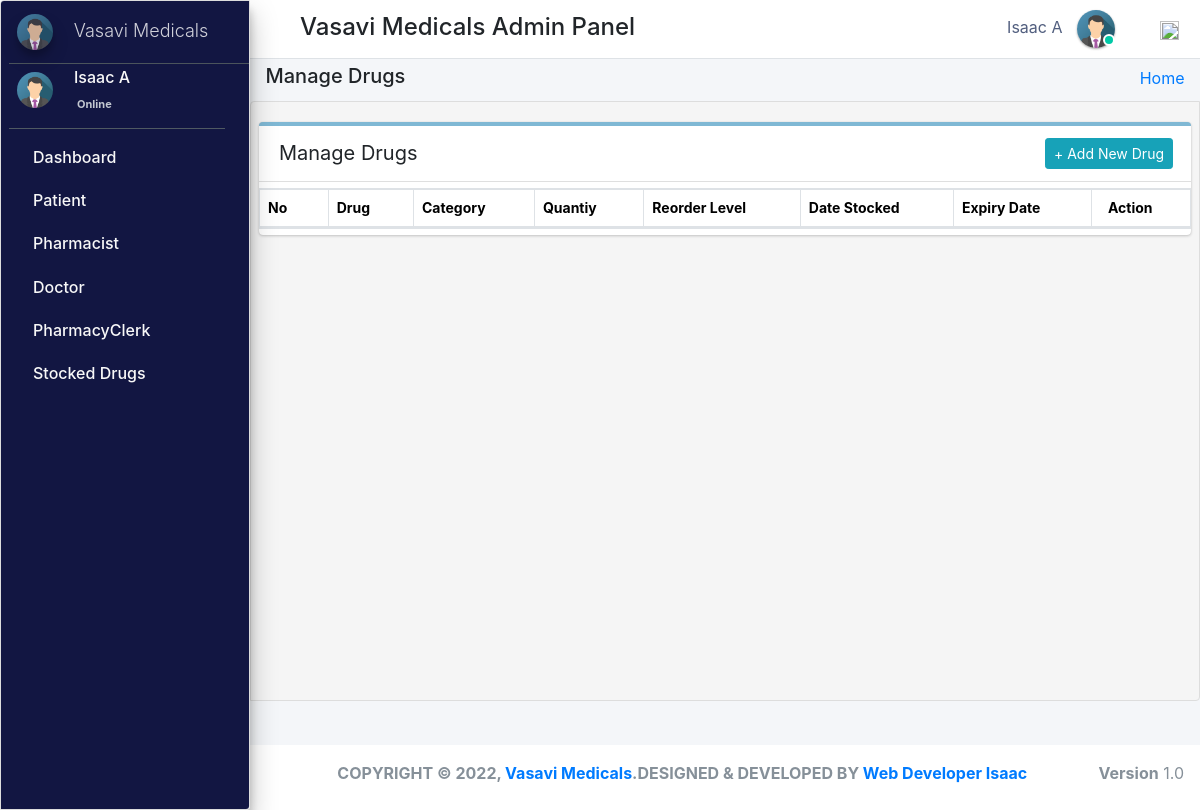
The page /admin_user/manage_stock/ (signed in) on the database as committed earlier.
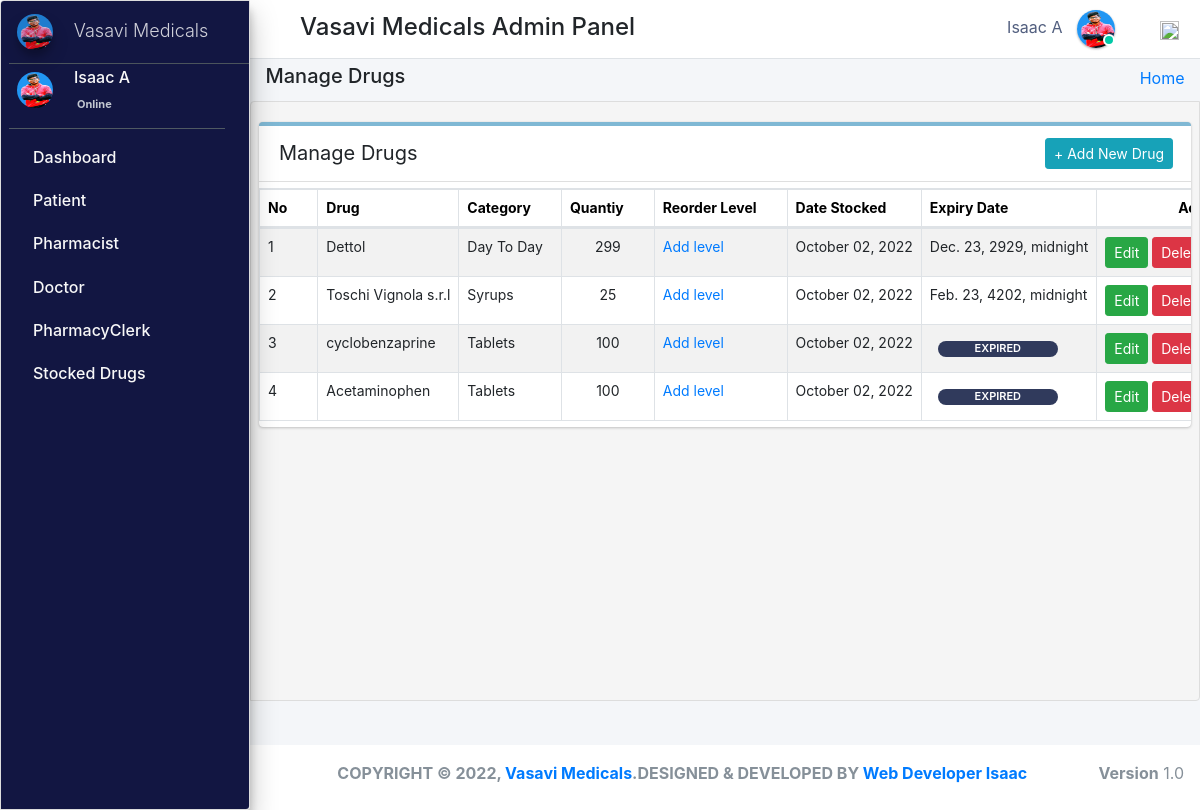
The same page on the database as committed later.
### pharmacy/models.py (models this page shows, shortened)
class CustomUser(AbstractUser):
    user_type_data = ((1, "AdminHOD"), (2, "Pharmacist"), (3, "Doctor"), (4, "PharmacyClerk"),(5, "Patients"))
    user_type = models.CharField(default=1, choices=user_type_data, max_length=10)

class AdminHOD(models.Model):
    gender_category=(
        ('Male','Male'),
        ('Female','Female'),
    )
    admin = models.OneToOneField(CustomUser,null=True, on_delete = models.CASCADE)
    emp_no= models.CharField(max_length=100,null=True,blank=True)
    gender=models.CharField(max_length=100,null=True,choices=gender_category)
    mobile=models.CharField(max_length=10,null=True,blank=True)
    address=models.CharField(max_length=300,null=True,blank=True)
    profile_pic=models.ImageField(default="admin.png",null=True,blank=True)
    created_at = models.DateTimeField(auto_now_add=True)
    updated_at = models.DateTimeField(auto_now=True)
    date_employed=models.DateTimeField(auto_now_add=True, auto_now=False)
    objects = models.Manager()

class Stock(models.Model):
    category = models.ForeignKey(Category,null=True,on_delete=models.CASCADE,blank=True)
    drug_imprint=models.CharField(max_length=6 ,blank=True, null=True)
    drug_name = models.CharField(max_length=50, blank=True, null=True)
    drug_color = models.CharField(max_length=50, blank=True, null=True)
    drug_shape = models.CharField(max_length=50, blank=True, null=True)
    quantity = models.IntegerField(default='0', blank=True, null=True)
    receive_quantity = models.IntegerField(default='0', blank=True, null=True)
    reorder_level = models.IntegerField(default='0', blank=True, null=True)
    manufacture= models.CharField(max_length=50, blank=True, null=True)
    last_updated = models.DateTimeField(auto_now_add=False, auto_now=True)
    timestamp = models.DateTimeField(auto_now_add=True, auto_now=False)
    drug_strength= models.CharField(max_length=10, blank=True, null=True)
    valid_from = models.DateTimeField(blank=True, null=True,default=timezone.now)
    valid_to = models.DateTimeField(blank=False, null=True)
    drug_description=models.TextField(blank=True,max_length=1000,null=True)
    drug_pic=models.ImageField(default="images2.png",null=True,blank=True)
    objects = ExpiredManager()

class Category(models.Model):
    name = models.CharField(max_length=50, blank=False, null=True)
    def __str__(self):
        return str(self.name)

### pharmacy/HODViews.py (the view)
# urls.py: path('admin_user/manage_stock/',HODViews.manageStock,name='manage_stock'),
def manageStock(request):
    stocks = Stock.objects.all().order_by("-id")
    ex=Stock.objects.annotate(
    expired=ExpressionWrapper(Q(valid_to__lt=Now()), output_field=BooleanField())
    ).filter(expired=True)
    eo=Stock.objects.annotate(
    expired=ExpressionWrapper(Q(valid_to__lt=Now()), output_field=BooleanField())
    ).filter(expired=False)
    context = {
        "stocks": stocks,
        "expired":ex,
        "expa":eo,
        "title":"Manage Stocked Drugs"
    }
    return render(request,'hod_templates/manage_stock.html',context)

### pharmacy/templates/hod_templates/manage_stock.html (shortened to what this page needs)
{% extends 'hod_templates/base_template.html'%} {% block page_title %}
<h5>Manage Drugs</h5>
{% endblock page_title %} {% block main_content %}
<section class="content">
    <div class="row">
        <div class="col-md-12">
            <div class="card manage sc">
                <div class="card-header">
                    <span>Manage Drugs</span>
                    <div class="card-tools d-flex">
                        <a class="btn btn-sm btn-info mr-2" href="{% url 'add_stock' %}" role="button">+ Add New Drug</a>
                    </div>
                </div>
                <table class="table table-bordered table-hover dataTable" id="plist">
                    <thead>
                        <tr>
                            <th>No</th>
                            <th>Drug</th>
                            <th>Category</th>
                            <th>Quantiy</th>
                            <th>Reorder Level</th>
                            <th>Date Stocked</th>
                            <th>Expiry Date</th>
                            <th class="text-center">Action</th>
                        </tr>
                    </thead>
                    <tbody>
                        {% for stock in stocks %}
                        <tr class="hov">
                            <td>{{forloop.counter}}</td>
                            <td>{{stock.drug_name}}</td>
                            <td>{{stock.category}}</td>
                            <td>
                                <span class="d-flex justify-content-center">
                                 {% if stock.quantity <= stock.reorder_level %}
                                <div  class="d-flex justify-content-center px-2 mt-2"style="background-color:#a00b80;;border-radius: 10px;font-size: 11px; width:70px;font-weight: 600;color: white;">{{stock.quantity}}</div>
                                {% else %}{{stock.quantity}}
                                {% endif %}</span>
                            </td>
                            <td>
                                {% if stock.reorder_level %}
                                <a href="{% url 'reorder_level' stock.id %}">{{stock.reorder_level}}</a></td>
                            {% else %}
                            <a href="{% url 'reorder_level' stock.id %}">Add level</a> {% endif %}
                            <td>{{stock.last_updated |date:"F d, Y"}}</td>
                            {% for expire in expired %} {% if stock.drug_name == expire.drug_name %}
                            <td class="">
                                <div style="background-color: rgb(48, 58, 92);border-radius: 10px;font-size: 11px; width:120px;font-weight: 600;color: white;" class="d-flex justify-content-center ml-2 mt-2 px-1 "> EXPIRED </div>
                            </td>
                            {% endif %} {% endfor %}
                            {% for expire in expa %} {% if stock.drug_name == expire.drug_name %}
                            <td>{{expire.valid_to}}</td>
                            {% endif %} {% endfor %}
                            <td class="d-flex justify-content-center">
                                <a href="{%url 'edit_drug' stock.id %}" class="btn btn-sm btn-success">Edit</a> &nbsp;
                                <a href="{%url 'delete_drug' stock.id %}" class="btn btn-sm btn-danger">Delete</a> &nbsp;
                            </td>
                        </tr>
                        {% endfor %}
                    </tbody>
                </table>
            </div>
        </div>
    </div>
</section>
{% endblock %}

### pharmacy/templates/hod_templates/base_template.html (shortened to what this page needs)
{% extends 'base_file.html' %} {% block htm %}
<body class="hold-transition sidebar-mini layout-fixed">
    <div class="wrapper">
        <nav class="main-header navbar navbar-expand navbar-white navbar-light">
            <ul class="navbar-nav">
                <li class="nav-item">
                    <a class="nav-link" data-widget="pushmenu" href="#" role="button"></a>
                </li>
            </ul>
            <h4 style="margin-left: 10px; margin-top: 5px;">Vasavi Medicals Admin Panel  </h4>
            <ul class="navbar-nav ml-auto">
                <li class="mx-3">
                    <a href="#" class="sm-submenu-with-image a">
                        <span>{{user.first_name}}  {{user.last_name}}</span>
                        <img src="{{request.user.adminhod.profile_pic.url}}" class="img-circle elevation-1" width="38" height="38" alt="">
                        <span class="avatar-status avatar-sm-status avatar-status-success"></span>
                    </a>
                </li>
                <li class="nav-item dropdown ml-3 low">
                    <a href="#" class="btn btn-outlined btn-black text-muted bg-transparent " data-toggle="dropdown" aria-expanded="false" data-wow-delay="0.7s"><img src="https://img.icons8.com/ios/50/000000/settings.png" width="19" height="19">
                    </a>
                </li>
            </ul>
        </nav>
        {% include 'hod_templates/sidebar.html'%}
        <div class="content-wrapper">
            <div class="content-header">
                <div class="container-fluid">
                    <div class="row ">
                        <div class="col-sm-6">
                            <h1 class="m-0 text-dark">
                                {% block page_title %} {% endblock page_title %}
                            </h1>
                        </div>
                        <div class="col-sm-6 ">
                            <ol class="breadcrumb float-sm-right">
                                <li class="breadcrumb-item"><a href="">Home</a></li>
                            </ol>
                        </div>
                    </div>
                </div>
            </div>
            {% block main_content %} {% endblock main_content %}
        </div>
        {% include 'hod_templates/footer.html'%}
    </div>
    {% endblock htm %}

### pharm/pharmacy/templates/base_file.html (shortened to what this page needs)
{% load static %}
<!DOCTYPE html>
<html lang="en">
<head>
    <link rel="stylesheet" href="{% static 'css/bootstrap.min.css'%}">
    <link rel="stylesheet" href="{% static 'css/main.css'%}">
    <link rel="stylesheet" href="{% static 'css/profile.css'%}">
    <link rel="stylesheet" href="{% static " fontawesome-free/css/all.min.css " %}">
    <link rel="stylesheet" href="https://code.ionicframework.com/ionicons/2.0.1/css/ionicons.min.css">
    <link rel="stylesheet" href="{% static 'dist/css/adminlte.css'  %}">
    <link rel="stylesheet" href="{% static 'pace-progress/themes/black/pace-theme-flat-top.css' %}">
    <link rel="stylesheet" href="{% static 'datatables-bs4/css/dataTables.bootstrap4.min.css'%}">
    <link rel="stylesheet" href="{% static 'datatables-responsive/css/responsive.bootstrap4.min.css'%}">
    <link rel="stylesheet" href="{% static 'datatables-buttons/css/buttons.bootstrap4.min.css'%}">
    <link rel="stylesheet" href="{% static 'css/select2.css' %}">
    <link href="{% static 'jquery-ui2/jquery-ui.min.css' %}" rel="stylesheet">
    <link href="{% static 'jquery-ui2/jquery-ui.structure.min.css' %}" rel="stylesheet">
    <link href="{% static 'jquery-ui2/jquery-ui.theme.min.css' %}" rel="stylesheet">
</head>
{% block htm %} {% endblock htm%}
</body>
</html>

### pharmacy/templates/hod_templates/sidebar.html (shortened to what this page needs)
<aside class="main-sidebar sidebar-dark-primary elevation-4">
    <a href="" class="brand-link ml-2">
        <img src="{{request.user.adminhod.profile_pic.url}}" alt="" width="36" height="36" class=" img-circle elevation-3" style="opacity: .8">
        <span class="brand-text font-weight-light mt-1 ml-3 mmust">Vasavi Medicals</span>
    </a>
    <div class="sidebar">
        <div class="user-panel mr-3">
            <div class="pull-left image sm-submenu-with-image a ml-2 ">
                <img src="{{request.user.adminhod.profile_pic.url}}" class="img-circle mt-2" width="36" height="36" alt="User Image">
            </div>
            <div class="pull-left info">
                <p>{{user.first_name}} {{user.last_name}}</p>
                <a href="#"> Online</a>
            </div>
        </div>
        <nav class="mt-2">
            <ul class="nav nav-pills nav-sidebar flex-column" data-widget="treeview" role="menu" data-accordion="false">
                <li class="nav-item">
                    <a href="{% url  'admin_dashboard' %}" class="nav-link">
                        <p>
                            Dashboard
                        </p>
                    </a>
                </li>
                <li class="nav-item">
                    <a href="#" class="nav-link">
                        <p>
                            Patient
                        </p>
                    </a>
                </li>
                <li class="nav-item">
                    <a href="#" class="nav-link">
                        <p>
                            Pharmacist
                        </p>
                    </a>
                </li>
                <li class="nav-item">
                    <a href="#" class="nav-link">
                        <p>
                            Doctor
                        </p>
                    </a>
                </li>
                <li class="nav-item">
                    <a href="#" class="nav-link">
                        <p>
                            PharmacyClerk
                        </p>
                    </a>
                </li>
                <li class="nav-item">
                    <a href="#" class="nav-link">
                        <p>
                            Stocked Drugs
                        </p>
                    </a>
                </li>
            </ul>
        </nav>
    </div>
</aside>

### pharmacy/templates/hod_templates/footer.html
<footer class="main-footer pt-3 text-center">
    <strong>COPYRIGHT &copy; {% now "Y" %}, <a href="#">Vasavi Medicals</a>.DESIGNED & DEVELOPED BY <a href="https://webdevisaac.com">Web Developer Isaac</a></strong>
    <div class="float-right d-none d-sm-inline-block">
        <b>Version</b> 1.0
    </div>
</footer>

Rows that differ between the two databases and show on the page:
changed CustomUser "Isaac": user.adminhod.profile_pic: a different picture
added Stock: drug_name "Dettol", category "Day To Day", quantity "299", reorder_level "Add level", last_updated "October 02, 2022", valid_to "Dec. 23, 2929, midnight"
added Stock: drug_name "Toschi Vignola s.r.l", category "Syrups", quantity "25", reorder_level "Add level", last_updated "October 02, 2022", valid_to "Feb. 23, 4202, midnight"
added Stock: drug_name "cyclobenzaprine", category "Tablets", quantity "100", reorder_level "Add level", last_updated "October 02, 2022", shows "EXPIRED"
added Stock: drug_name "Acetaminophen", category "Tablets", quantity "100", reorder_level "Add level", last_updated "October 02, 2022", shows "EXPIRED"
